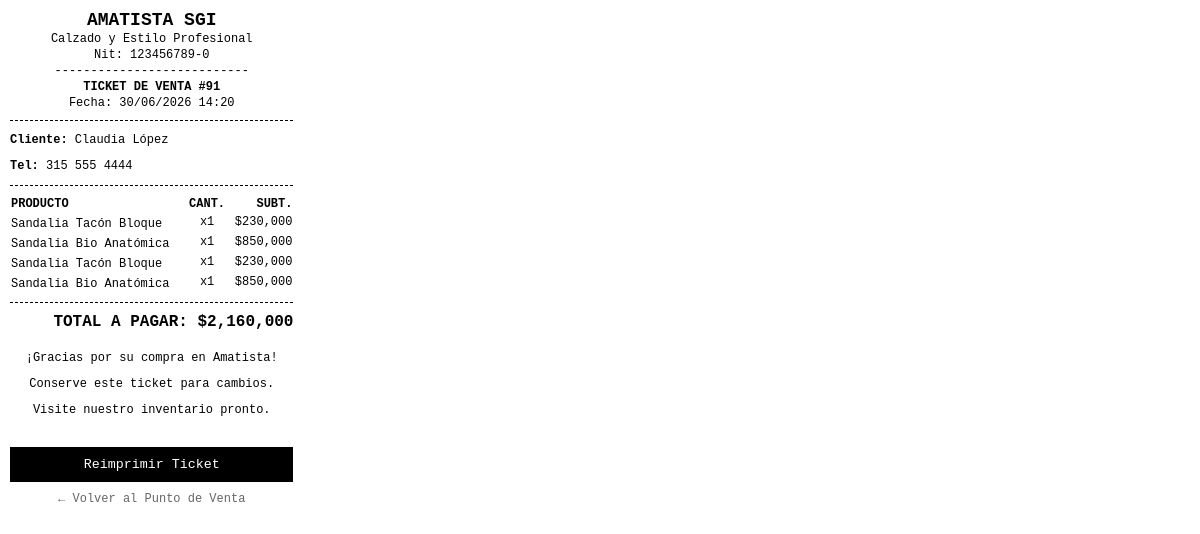
Page /modulos/ventas/ticket.php?id=91 (signed in) on the committed database.
### tables this page shows
CREATE TABLE IF NOT EXISTS `ventas` (
  `id` int NOT NULL AUTO_INCREMENT,
  `id_cliente` int NOT NULL,
  `fecha` datetime NOT NULL,
  `total` decimal(10,2) NOT NULL,
  `estado` tinyint NOT NULL DEFAULT '1',
  `anulada_por` int DEFAULT NULL,
  `anulada_en` datetime DEFAULT NULL,
  `motivo_anulacion` varchar(255) DEFAULT NULL,
  PRIMARY KEY (`id`)
);

CREATE TABLE IF NOT EXISTS `clientes` (
  `id` int NOT NULL AUTO_INCREMENT,
  `nombre` varchar(100) DEFAULT NULL,
  `telefono` varchar(20) DEFAULT NULL,
  `email` varchar(100) DEFAULT NULL,
  `estado` tinyint NOT NULL DEFAULT '1',
  `eliminado_por` int DEFAULT NULL,
  `eliminado_en` datetime DEFAULT NULL,
  `motivo_eliminacion` varchar(255) DEFAULT NULL,
  PRIMARY KEY (`id`)
);

### modulos/ventas/ticket.php (the view, shortened to what this page needs)
<?php
include("../../conexion.php");
$id_venta = intval($_GET['id']);
$stmt_venta = mysqli_prepare($conexion, "SELECT v.*, c.nombre as cliente, c.telefono
    FROM ventas v
    INNER JOIN clientes c ON v.id_cliente = c.id
    WHERE v.id = ?");
mysqli_stmt_bind_param($stmt_venta, "i", $id_venta);
mysqli_stmt_execute($stmt_venta);
$query_venta = mysqli_stmt_get_result($stmt_venta);
$venta = mysqli_fetch_array($query_venta);
$stmt_detalle = mysqli_prepare($conexion, "SELECT d.cantidad, d.precio_unitario as precio, p.nombre
    FROM detalle_venta d
    INNER JOIN productos p ON d.id_producto = p.id
    WHERE d.id_venta = ?");
mysqli_stmt_bind_param($stmt_detalle, "i", $id_venta);
mysqli_stmt_execute($stmt_detalle);
$detalle = mysqli_stmt_get_result($stmt_detalle);
?>
<!DOCTYPE html>
<html lang="es">
<head>
</head>
<body>
    <div class="text-center header">
        <h2 style="margin: 0; font-size: 18px;">AMATISTA SGI</h2>
        <p>Calzado y Estilo Profesional</p>
        <p>Nit: 123456789-0</p>
        <p>---------------------------</p>
        <p><strong>TICKET DE VENTA #<?php echo $id_venta; ?></strong></p>
        <p>Fecha: <?php echo date("d/m/Y H:i", strtotime($venta['fecha'])); ?></p>
    </div>
    <div class="divider"></div>
    <div class="cliente">
        <p><strong>Cliente:</strong> <?php echo htmlspecialchars($venta['cliente']); ?></p>
        <p><strong>Tel:</strong> <?php echo htmlspecialchars($venta['telefono'] ? $venta['telefono'] : 'N/A'); ?></p>
    </div>
    <div class="divider"></div>
    <table>
        <thead>
            <tr>
                <th align="left">PRODUCTO</th>
                <th align="center">CANT.</th>
                <th align="right">SUBT.</th>
            </tr>
        </thead>
        <tbody>
            <?php
            $total_acumulado = 0;
            while($d = mysqli_fetch_array($detalle)){
                $subtotal_item = $d['cantidad'] * $d['precio'];
                $total_acumulado += $subtotal_item;
            ?>
            <tr>
                <td style="padding-top: 5px;"><?php echo htmlspecialchars($d['nombre']); ?></td>
                <td align="center">x<?php echo $d['cantidad']; ?></td>
                <td align="right">$<?php echo number_format($subtotal_item); ?></td>
            </tr>
            <?php } ?>
        </tbody>
    </table>
    <div class="divider"></div>
    <div class="text-end total">
        TOTAL A PAGAR: $<?php echo number_format($total_acumulado); ?>
    </div>
    <div class="text-center" style="margin-top: 20px;">
        <p>¡Gracias por su compra en Amatista!</p>
        <p>Conserve este ticket para cambios.</p>
        <p>Visite nuestro inventario pronto.</p>
    </div>
    <div class="no-print" style="margin-top: 30px;">
        <button onclick="window.print()" style="width: 100%; padding: 10px; background: #000; color: #fff; border: none; cursor: pointer;">
            Reimprimir Ticket
        </button>
        <a href="pos.php" style="display: block; text-align: center; margin-top: 10px; color: #666; text-decoration: none;">
            ← Volver al Punto de Venta
        </a>
    </div>
</body>
</html>

### modulos/ventas/ticket.php (style rules this page uses)
* { font-family: 'Courier New', Courier, monospace; }
body { width: 75mm; margin: 0; padding: 10px; font-size: 12px; color: #000; }
.text-center { text-align: center; }
.text-end { text-align: right; }
.divider { border-top: 1px dashed #000; margin: 10px 0; }
table { width: 100%; border-collapse: collapse; }
.header p { margin: 2px 0; }
.total { font-size: 16px; font-weight: bold; margin-top: 10px; }

### rows in the picture
ventas: fecha "30/06/2026 14:20", id_cliente.nombre "Claudia López", id_cliente.telefono "315 555 4444"

### other values in the picture
$id_venta "91"
$d['nombre'] "Sandalia Tacón Bloque"
$d['cantidad'] "1"
$subtotal_item "230,000"
$d['nombre'] "Sandalia Bio Anatómica"
$subtotal_item "850,000"
$total_acumulado "2,160,000"
